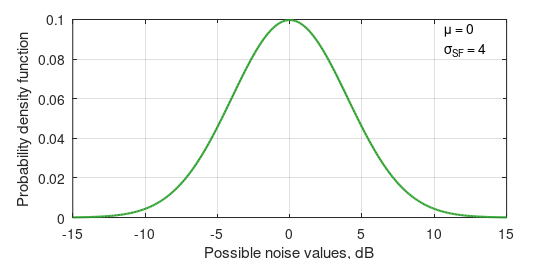

Here is the MATLAB script that generated this plot:
%%%%%%%%%%%%%%%%%%%%%%%%%%%%%%%%%%%%%%%%%%%%%%%%%%%%%%%%%%%%%%%%%%%%%%%%%%%%%%%%%%
% This is code that generates plot with pdf of noise (Fig. 7).                                                        %
% Article: [Are D2D and RIS in the Same League? Cooperative RSSI-based 
% Localization Model and Performance Comparison]                                 % 
% Download article: [link]                                                       %
% This is version 3.0 (Last edited: 2023-09-06)                                  %
% Author: N. Chukhno                                                             %
% University Mediterranea of Reggio Calabria, Italy and CNIT, Italy.             %
% Universitat Jaume I, Spain                                                     %
% Email: nadezda.chukhno@unirc.it                                                %
%%%%%%%%%%%%%%%%%%%%%%%%%%%%%%%%%%%%%%%%%%%%%%%%%%%%%%%%%%%%%%%%%%%%%%%%%%%%%%%%%%
clear all
figure (1)
mu = 0;
sigma = 4;
x = [-15:0.1:15];
y = normpdf(x,mu,sigma);
hFig = figure(1);
xwidth = 560;
ywidth = 260;
set(gcf,'PaperPositionMode','auto')
set(hFig, 'Position', [0 0 xwidth ywidth])
plot(x,y,'LineWidth', 1.5, 'Color', [44/255 160/255 44/255])
xlabel('Possible noise values, dB')
ylabel('Probability density function')
str = {'\mu = 0'};
str2 = {'\sigma_{SF} = 4'};
text(10.7,0.095,str)
text(10.7,0.085,str2)
grid on